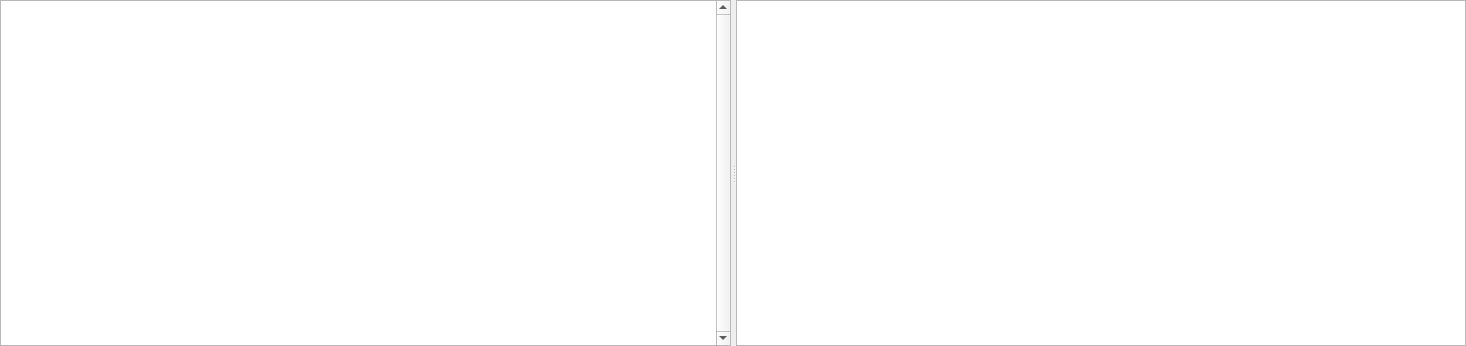
<?xml version="1.0" encoding="UTF-8"?>
<ui version="4.0">
 <class>ConsoleWidget</class>
 <widget class="QWidget" name="ConsoleWidget">
  <property name="geometry">
   <rect>
    <x>0</x>
    <y>0</y>
    <width>1466</width>
    <height>346</height>
   </rect>
  </property>
  <property name="windowTitle">
   <string>Form</string>
  </property>
  <layout class="QVBoxLayout" name="verticalLayout" stretch="0">
   <property name="spacing">
    <number>0</number>
   </property>
   <property name="leftMargin">
    <number>0</number>
   </property>
   <property name="topMargin">
    <number>0</number>
   </property>
   <property name="rightMargin">
    <number>0</number>
   </property>
   <property name="bottomMargin">
    <number>0</number>
   </property>
   <item>
    <widget class="QSplitter" name="splitter">
     <property name="orientation">
      <enum>Qt::Horizontal</enum>
     </property>
     <property name="handleWidth">
      <number>5</number>
     </property>
     <widget class="QPlainTextEdit" name="consoleTextEdit">
      <property name="sizePolicy">
       <sizepolicy hsizetype="Expanding" vsizetype="Expanding">
        <horstretch>0</horstretch>
        <verstretch>0</verstretch>
       </sizepolicy>
      </property>
      <property name="verticalScrollBarPolicy">
       <enum>Qt::ScrollBarAlwaysOn</enum>
      </property>
      <property name="lineWrapMode">
       <enum>QPlainTextEdit::NoWrap</enum>
      </property>
      <property name="plainText">
       <string/>
      </property>
     </widget>
     <widget class="QTableView" name="fileSelectionTableView"/>
    </widget>
   </item>
  </layout>
 </widget>
 <resources>
  <include location="../Icons/app_resources.qrc"/>
 </resources>
 <connections/>
</ui>
